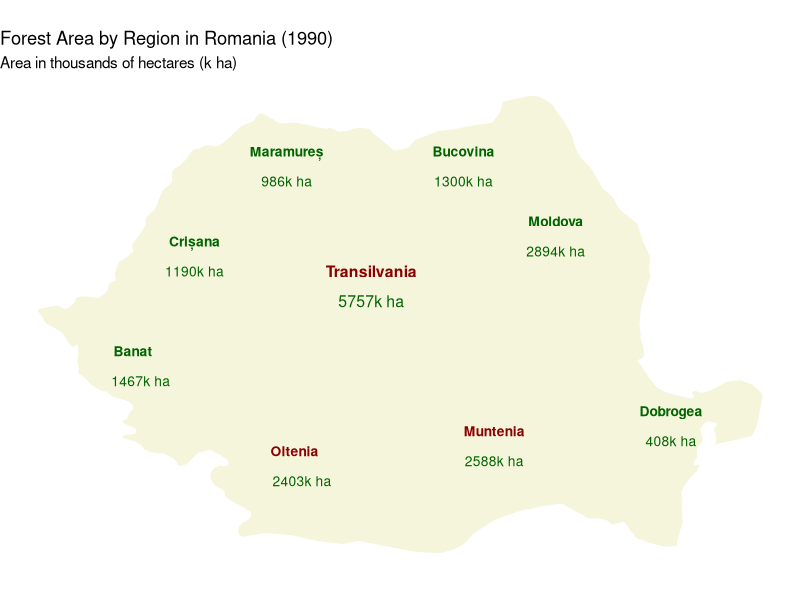
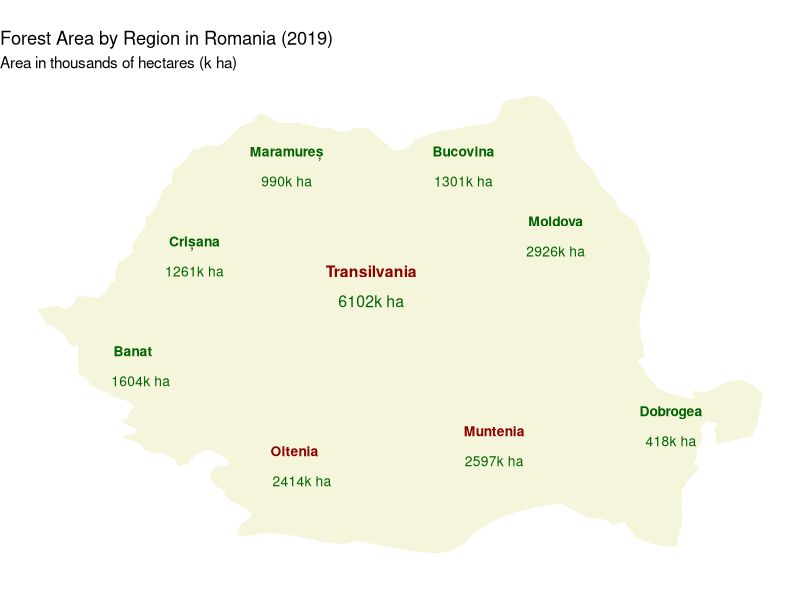
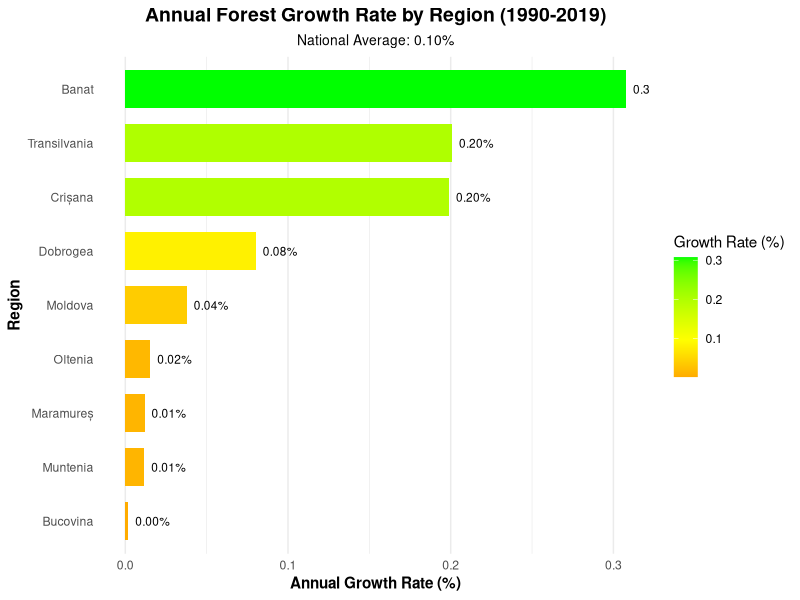
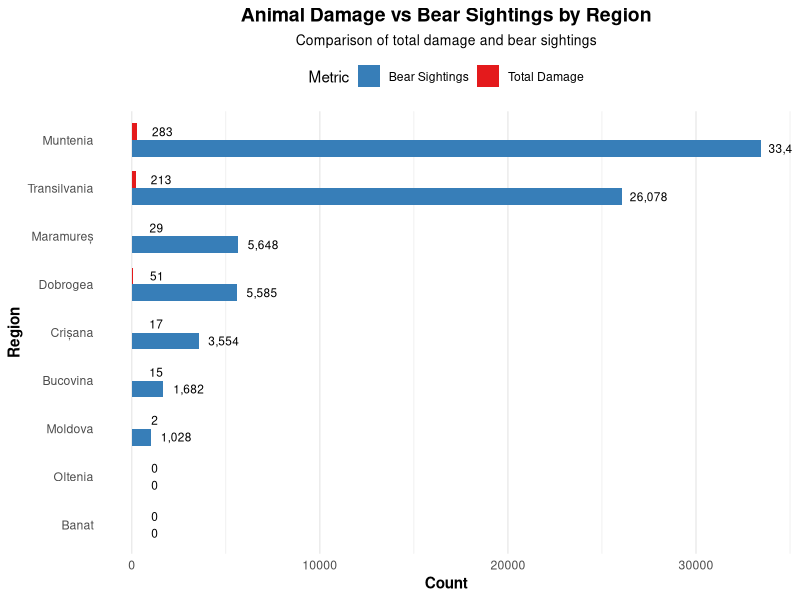
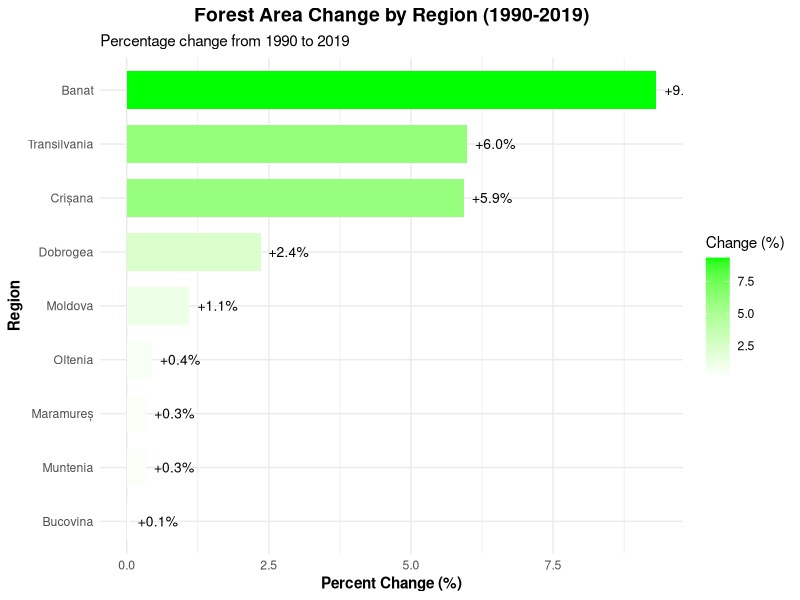
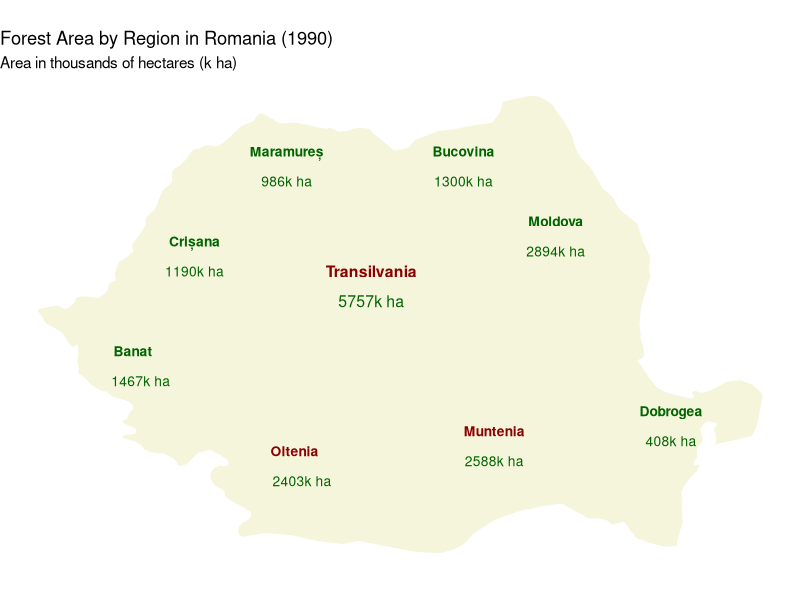
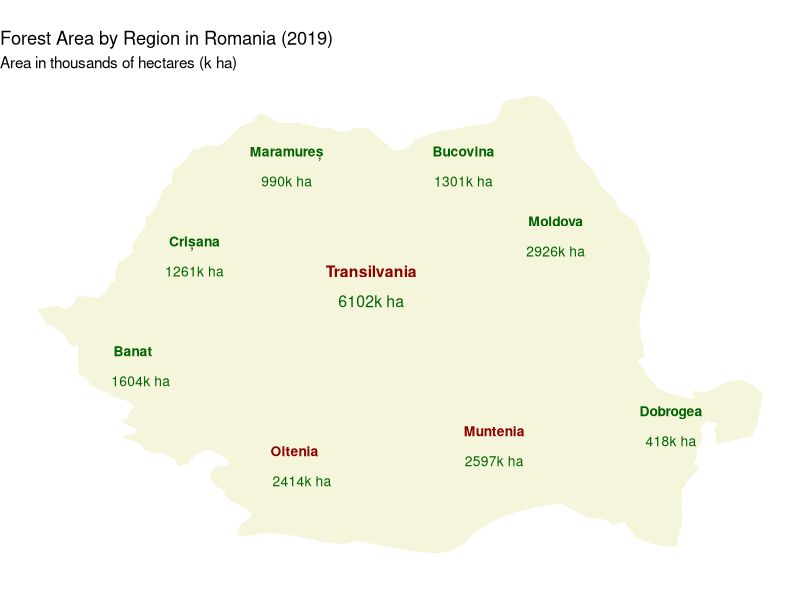
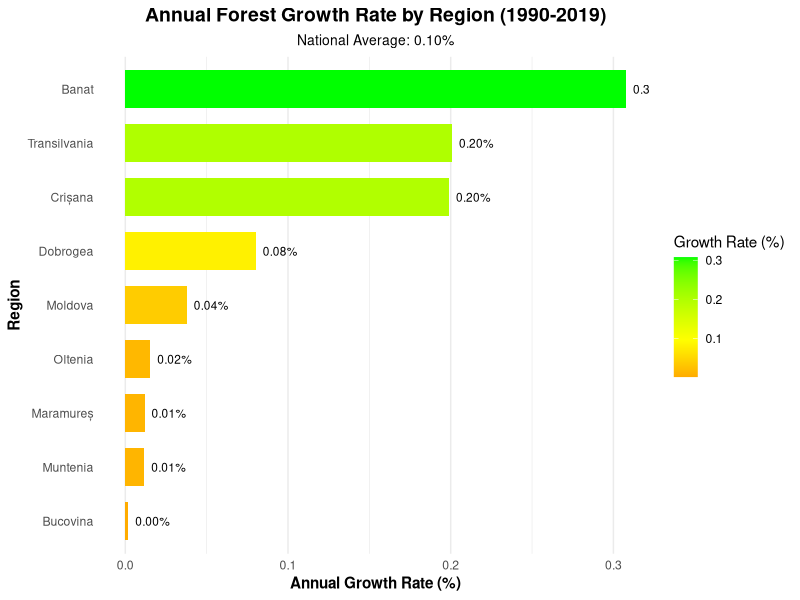

Write R code to recreate these figures, in order.
# ===========================================================================
# ROMANIAN FOREST AND BEAR CONFLICT ANALYSIS - COMPLETE SCRIPT
# ===========================================================================

cat("Loading required libraries...\n")
library(dplyr)
library(tidyr)
library(maps)
library(ggplot2)

# ===========================================================================
# SECTION 1: DATA LOADING AND PREPROCESSING
# ===========================================================================

cat("\n=== SECTION 1: LOADING AND PREPROCESSING DATA ===\n")

# Load forest data
forests <- read.csv("forest_surfaces_romania_en_1990_2019.csv")
forests$Category <- NULL
forests <- forests %>% rename(County = Region)

# Region mapping
county_to_region <- data.frame(
  County = c(
    "Alba", "Bihor", "Bistrita-Nasaud", "Brasov", "Bucuresti", "Caras-Severin", "Cluj",
    "Covasna", "Harghita", "Hunedoara", "Maramures", "Mures", "Salaj",
    "Satu Mare", "Sibiu", "Suceava", "Arad", "Timis", "Botosani", "Iasi",
    "Neamt", "Vaslui", "Bacau", "Vrancea", "Galati", "Arges", "Braila",
    "Buzau", "Calarasi", "Constanta", "Dambovita", "Dolj", "Giurgiu",
    "Gorj", "Ialomita", "Ilfov", "Mehedinti", "Olt", "Prahova", "Teleorman",
    "Tulcea", "Valcea"
  ),
  Region = c(
    "Transilvania", "Crișana", "Transilvania", "Transilvania", "Oltenia", "Banat", "Transilvania",
    "Transilvania", "Transilvania", "Transilvania", "Maramureș", "Transilvania", "Transilvania",
    "Maramureș", "Transilvania", "Bucovina", "Crișana", "Banat", "Moldova", "Moldova",
    "Moldova", "Moldova", "Moldova", "Moldova", "Moldova", "Muntenia", "Muntenia",
    "Muntenia", "Muntenia", "Dobrogea", "Muntenia", "Oltenia", "Muntenia",
    "Oltenia", "Muntenia", "Muntenia", "Oltenia", "Oltenia", "Muntenia", "Muntenia",
    "Dobrogea", "Oltenia"
  ),
  stringsAsFactors = FALSE
)

# Map counties to regions
forests_mapped <- forests %>%
  left_join(county_to_region, by = "County") %>%
  filter(!is.na(Region))

# Summarize by Year and Region
forests_mapped <- forests_mapped %>%
  group_by(Year, Region) %>%
  summarize(Value = sum(Value, na.rm = TRUE), .groups = "drop")

# Prepare data for 1990 and 2019 maps
forests_1990_area <- forests_mapped %>%
  filter(Year == 1990) %>%
  group_by(Region) %>%
  summarize(Total_Area = sum(Value), .groups = "drop") %>%
  arrange(desc(Total_Area))

forests_2019_area <- forests_mapped %>%
  filter(Year == 2019) %>%
  group_by(Region) %>%
  summarize(Total_Area = sum(Value), .groups = "drop") %>%
  arrange(desc(Total_Area))

print("1990 Forest Area by Region:")
print(forests_1990_area)

print("2019 Forest Area by Region:")
print(forests_2019_area)

cat("✓ Data preprocessing complete\n")

# ===========================================================================
# SECTION 2: FOREST GROWTH ANALYSIS
# ===========================================================================

cat("\n=== SECTION 2: FOREST GROWTH ANALYSIS ===\n")

# Create growth comparison (1990 vs 2019)
growth_comparison <- forests_mapped %>%
  filter(Year %in% c(1990, 2019)) %>%
  pivot_wider(names_from = Year, values_from = Value) %>%
  mutate(
    Absolute_Change = `2019` - `1990`,
    Percent_Change = ((`2019` - `1990`) / `1990`) * 100,
    Annual_Growth_Rate = (((`2019` / `1990`)^(1/29)) - 1) * 100
  )

# Generate summary statistics
growth_summary <- growth_comparison %>%
  summarize(
    National_Avg_Growth = mean(Annual_Growth_Rate),
    Highest_Growth = max(Annual_Growth_Rate),
    Lowest_Growth = min(Annual_Growth_Rate),
    Most_Stable = Region[which.min(abs(Annual_Growth_Rate - mean(Annual_Growth_Rate)))],
    Most_Volatile = Region[which.max(abs(Annual_Growth_Rate - mean(Annual_Growth_Rate)))]
  )

print("Growth Summary Statistics:")
print(growth_summary)

# ANOVA analysis
forests_annual_growth <- forests_mapped %>%
  group_by(Region) %>%
  mutate(Annual_Growth = (Value / lag(Value) - 1) * 100) %>%
  filter(!is.na(Annual_Growth))

anova_test <- aov(Annual_Growth ~ Region, data = forests_annual_growth)
print("ANOVA Results:")
print(summary(anova_test))

cat("✓ Forest growth analysis complete\n")

# ===========================================================================
# SECTION 3: LIVESTOCK DAMAGE ANALYSIS
# ===========================================================================

cat("\n=== SECTION 3: LIVESTOCK DAMAGE ANALYSIS ===\n")

# Load livestock data
cows <- read.csv("cows_summary_by_year_region.csv")
sheep <- read.csv("sheep_summary_by_year_region.csv")

# Merge all datasets
forests_and_bears <- forests_mapped %>%
  left_join(cows, by = c("Year", "Region")) %>%
  left_join(sheep, by = c("Year", "Region")) %>%
  replace_na(list(
    Total_Cows_Damage = 0,
    Total_Bear_Sightings = 0,
    Total_Sheep_Damage = 0,
    Bear_Sightings_Sheep = 0
  )) %>%
  group_by(Year, Region) %>%
  summarize(
    Forest_Area = sum(Value, na.rm = TRUE),
    Total_Damage = sum(Total_Cows_Damage, na.rm = TRUE) +
      sum(Total_Sheep_Damage, na.rm = TRUE),
    Total_Bear_Sightings = sum(Total_Bear_Sightings, na.rm = TRUE) +
      sum(Bear_Sightings_Sheep, na.rm = TRUE),
    .groups = "drop"
  )

# Identify worst-hit regions
worst_regions <- forests_and_bears %>%
  group_by(Region) %>%
  summarize(
    Total_Damage = sum(Total_Damage, na.rm = TRUE),
    Total_Bear_Sightings = sum(Total_Bear_Sightings, na.rm = TRUE),
    Avg_Forest_Area = mean(Forest_Area, na.rm = TRUE),
    Damage_per_Hectare = Total_Damage / Avg_Forest_Area,
    .groups = "drop"
  ) %>%
  arrange(desc(Total_Damage))

print("Worst-hit regions by total damage:")
print(worst_regions)

cat("✓ Livestock damage analysis complete\n")

# ===========================================================================
# SECTION 4: VISUALIZATION
# ===========================================================================

cat("\n=== SECTION 4: VISUALIZATION ===\n")

# Load map data for Romania
world_map <- map_data("world")
romania <- world_map %>% filter(region == "Romania")

# ===========================================================================
# SUB-SECTION 4.1: FOREST MAP VISUALIZATIONS
# ===========================================================================

cat("Creating forest area maps...\n")

# Function to create forest area maps
create_forest_map <- function(data, year_label) {
  
  # Helper function to safely get region value
  get_region_value <- function(region_name) {
    value <- data$Total_Area[data$Region == region_name]
    if (length(value) == 0) {
      return("N/A")
    } else {
      return(paste0(round(value, 0), "k ha"))
    }
  }
  
  ggplot() +
    geom_polygon(data = romania, aes(x = long, y = lat, group = group),
                 fill = "beige", color = "white") +
    # Transilvania
    annotate("text", x = 24.6, y = 46.5, label = "Transilvania",
             size = 4, fontface = "bold", color = "darkred") +
    annotate("text", x = 24.6, y = 46.2,
             label = get_region_value("Transilvania"),
             size = 4, color = "darkgreen") +
    # Maramureș
    annotate("text", x = 23.5, y = 47.7, label = "Maramureș",
             size = 3.5, color = "darkgreen", fontface = "bold") +
    annotate("text", x = 23.5, y = 47.4,
             label = get_region_value("Maramureș"),
             size = 3.5, color = "darkgreen") +
    # Moldova
    annotate("text", x = 27.0, y = 47.0, label = "Moldova",
             size = 3.5, fontface = "bold", color = "darkgreen") +
    annotate("text", x = 27.0, y = 46.7,
             label = get_region_value("Moldova"),
             size = 3.5, color = "darkgreen") +
    # Bucovina
    annotate("text", x = 25.8, y = 47.7, label = "Bucovina",
             size = 3.5, fontface = "bold", color = "darkgreen") +
    annotate("text", x = 25.8, y = 47.4,
             label = get_region_value("Bucovina"),
             size = 3.5, color = "darkgreen") +
    # Muntenia
    annotate("text", x = 26.2, y = 44.9, label = "Muntenia",
             size = 3.5, fontface = "bold", color = "darkred") +
    annotate("text", x = 26.2, y = 44.6,
             label = get_region_value("Muntenia"),
             size = 3.5, color = "darkgreen") +
    # Oltenia
    annotate("text", x = 23.6, y = 44.7, label = "Oltenia",
             size = 3.5, fontface = "bold", color = "darkred") +
    annotate("text", x = 23.7, y = 44.4,
             label = get_region_value("Oltenia"),
             size = 3.5, color = "darkgreen") +
    # Banat
    annotate("text", x = 21.5, y = 45.7, label = "Banat",
             size = 3.5, fontface = "bold", color = "darkgreen") +
    annotate("text", x = 21.6, y = 45.4,
             label = get_region_value("Banat"),
             size = 3.5, color = "darkgreen") +
    # Dobrogea
    annotate("text", x = 28.5, y = 45.1, label = "Dobrogea",
             size = 3.5, fontface = "bold", color = "darkgreen") +
    annotate("text", x = 28.5, y = 44.8,
             label = get_region_value("Dobrogea"),
             size = 3.5, color = "darkgreen") +
    # Crișana
    annotate("text", x = 22.3, y = 46.8, label = "Crișana",
             size = 3.5, fontface = "bold", color = "darkgreen") +
    annotate("text", x = 22.3, y = 46.5,
             label = get_region_value("Crișana"),
             size = 3.5, color = "darkgreen") +
    coord_fixed(1.3) +
    labs(title = paste0("Forest Area by Region in Romania (", year_label, ")"),
         subtitle = "Area in thousands of hectares (k ha)") +
    theme_void()
}

# Create and display forest maps
map_1990 <- create_forest_map(forests_1990_area, "1990")
map_2019 <- create_forest_map(forests_2019_area, "2019")

cat("Displaying 1990 forest map...\n")
print(map_1990)

cat("Displaying 2019 forest map...\n")
print(map_2019)

# ===========================================================================
# SUB-SECTION 4.2: BAR CHART VISUALIZATIONS
# ===========================================================================

cat("Creating statistical charts...\n")

# 1. Forest growth bar chart
p1 <- ggplot(growth_comparison, aes(x = reorder(Region, Annual_Growth_Rate),
                                    y = Annual_Growth_Rate,
                                    fill = Annual_Growth_Rate)) +
  geom_bar(stat = "identity", width = 0.7) +
  geom_text(aes(label = sprintf("%.2f%%", Annual_Growth_Rate)),
            hjust = ifelse(growth_comparison$Percent_Change >= 0, -0.2, 1.2),
            size = 3) +
  scale_fill_gradient2(low = "red", mid = "yellow", high = "green",
                       midpoint = mean(growth_comparison$Annual_Growth_Rate),
                       name = "Growth Rate (%)") +
  coord_flip() +
  labs(
    title = "Annual Forest Growth Rate by Region (1990-2019)",
    subtitle = paste("National Average:",
                     sprintf("%.2f%%", mean(growth_comparison$Annual_Growth_Rate))),
    x = "Region",
    y = "Annual Growth Rate (%)"
  ) +
  theme_minimal() +
  theme(
    plot.title = element_text(face = "bold", size = 14, hjust = 0.5),
    plot.subtitle = element_text(size = 10, hjust = 0.5),
    axis.title = element_text(face = "bold"),
    legend.position = "right",
    panel.grid.major.y = element_blank(),
    panel.grid.minor.y = element_blank()
  )

cat("Displaying forest growth bar chart...\n")
print(p1)

# 2. Damage vs Sightings bar chart
comparison_data <- worst_regions %>%
  select(Region, Total_Damage, Total_Bear_Sightings) %>%
  pivot_longer(
    cols = c(Total_Damage, Total_Bear_Sightings),
    names_to = "Metric",
    values_to = "Value"
  ) %>%
  mutate(
    Metric = case_when(
      Metric == "Total_Damage" ~ "Total Damage",
      Metric == "Total_Bear_Sightings" ~ "Bear Sightings",
      TRUE ~ Metric
    )
  )

p2 <- ggplot(comparison_data, aes(x = reorder(Region, Value),
                                  y = Value,
                                  fill = Metric)) +
  geom_bar(stat = "identity", position = "dodge", width = 0.7) +
  geom_text(aes(label = format(round(Value, 0), big.mark = ",")),
            position = position_dodge(width = 0.7),
            hjust = -0.2, size = 3, color = "black") +
  scale_fill_manual(values = c("Total Damage" = "#E41A1C",
                               "Bear Sightings" = "#377EB8")) +
  coord_flip() +
  labs(
    title = "Animal Damage vs Bear Sightings by Region",
    subtitle = "Comparison of total damage and bear sightings",
    x = "Region",
    y = "Count",
    fill = "Metric"
  ) +
  theme_minimal() +
  theme(
    plot.title = element_text(face = "bold", size = 14, hjust = 0.5),
    plot.subtitle = element_text(size = 10, hjust = 0.5),
    axis.title = element_text(face = "bold"),
    legend.position = "top",
    panel.grid.major.y = element_blank(),
    panel.grid.minor.y = element_blank()
  )

cat("Displaying damage vs sightings bar chart...\n")
print(p2)

# ===========================================================================
# SUB-SECTION 4.3: ADDITIONAL VISUALIZATIONS
# ===========================================================================

cat("Creating additional visualizations...\n")

# 3. Forest Area Change Visualization
p3 <- ggplot(growth_comparison, aes(x = reorder(Region, Percent_Change),
                                    y = Percent_Change,
                                    fill = Percent_Change)) +
  geom_bar(stat = "identity", width = 0.7) +
  geom_text(aes(label = sprintf("%+.1f%%", Percent_Change)),
            hjust = ifelse(growth_comparison$Percent_Change >= 0, -0.2, 1.2),
            size = 3.5) +
  scale_fill_gradient2(low = "red", mid = "white", high = "green",
                       midpoint = 0, name = "Change (%)") +
  coord_flip() +
  labs(
    title = "Forest Area Change by Region (1990-2019)",
    subtitle = "Percentage change from 1990 to 2019",
    x = "Region",
    y = "Percent Change (%)"
  ) +
  theme_minimal() +
  theme(
    plot.title = element_text(face = "bold", size = 14, hjust = 0.5),
    axis.title = element_text(face = "bold")
  )

print(p3)


cat("✓ All visualizations complete\n")

# ===========================================================================
# SECTION 5: REPORT GENERATION (Console Output)
# ===========================================================================

cat("\n=== SECTION 5: GENERATING REPORTS ===\n")

# Create summary report in console
report_content <- capture.output({
  cat("\n" , strrep("=", 60), "\n", sep="")
  cat("ANALYSIS SUMMARY REPORT\n")
  cat(strrep("=", 60), "\n\n")
  
  cat("1. FOREST GROWTH (1990-2019)\n")
  cat("National Average:", sprintf("%.2f%%", mean(growth_comparison$Annual_Growth_Rate)), "\n")
  cat("Highest Growth:", growth_comparison$Region[which.max(growth_comparison$Annual_Growth_Rate)],
      " (", sprintf("%.2f%%", max(growth_comparison$Annual_Growth_Rate)), ")\n")
  cat("Lowest Growth:", growth_comparison$Region[which.min(growth_comparison$Annual_Growth_Rate)],
      " (", sprintf("%.2f%%", min(growth_comparison$Annual_Growth_Rate)), ")\n\n")
  
  cat("2. ANIMAL DAMAGE\n")
  cat("Total Damage:", format(sum(worst_regions$Total_Damage), big.mark = ","), "\n")
  cat("Total Bear Sightings:", format(sum(worst_regions$Total_Bear_Sightings), big.mark = ","), "\n\n")
  
  cat("3. REGIONAL HOTSPOTS (Top 3)\n")
  for(i in 1:3) {
    cat(" ", i, ". ", worst_regions$Region[i], ": ",
        format(worst_regions$Total_Damage[i], big.mark = ","),
        " incidents (", round(worst_regions$Damage_per_Hectare[i], 3), " per hectare)\n", sep = "")
  }
  cat("\n")
  
  cat("4. FOREST AREA COMPARISON (1990 vs 2019)\n")
  largest_1990 <- forests_1990_area %>% arrange(desc(Total_Area)) %>% slice(1)
  largest_2019 <- forests_2019_area %>% arrange(desc(Total_Area)) %>% slice(1)
  cat("Largest forest area in 1990: ", largest_1990$Region, " (", largest_1990$Total_Area, "k ha)\n", sep = "")
  cat("Largest forest area in 2019: ", largest_2019$Region, " (", largest_2019$Total_Area, "k ha)\n\n")
  
  cat("5. POLICY RECOMMENDATIONS\n")
  cat("High Priority (Top 3 damage): ", paste(worst_regions$Region[1:3], collapse = ", "), "\n")
  cat("Medium Priority (Next 3): ", paste(worst_regions$Region[4:6], collapse = ", "), "\n")
  cat("Low Priority (Remaining): ", paste(worst_regions$Region[7:9], collapse = ", "), "\n\n")
  
  cat("6. VISUALIZATIONS GENERATED\n")
  cat("• Forest area maps for 1990 and 2019\n")
  cat("• Annual forest growth rate bar chart\n")
  cat("• Animal damage vs bear sightings comparison\n")
  cat("• Forest area change visualization\n")
  cat("• Damage per hectare intensity chart\n\n")
  
  cat(strrep("=", 60), "\n")
  cat("ANALYSIS COMPLETED SUCCESSFULLY\n")
  cat(strrep("=", 60), "\n")
  
  cat("\n✓ All analysis complete!\n")
  cat("\nSUMMARY OF OUTPUTS:\n")
  cat("1. Statistical Analysis: Growth rates, ANOVA, damage statistics\n")
  cat("2. Geospatial Visualizations: Forest area maps for 1990 and 2019\n")
  cat("3. Statistical Charts: Bar charts showing trends and comparisons\n")
  cat("4. Comprehensive Report: Regional analysis and policy recommendations\n")
})
print(report_content) # Print the report to console as before

# ===========================================================================
# SECTION 6: SETUP FOLDERS
# ===========================================================================

cat("\n=== SECTION 6: SETTING UP OUTPUT FOLDERS ===\n")

# Define base and subdirectories
base_dir <- "outputs"
data_dir <- paste0(base_dir, "/data")
visuals_dir <- paste0(base_dir, "/visuals")
reports_dir <- paste0(base_dir, "/reports")

# Create directories recursively (if they don't exist)
dir.create(data_dir, recursive = TRUE, showWarnings = FALSE)
dir.create(visuals_dir, recursive = TRUE, showWarnings = FALSE)
dir.create(reports_dir, recursive = TRUE, showWarnings = FALSE)

cat("✓ Output folders created: 'outputs/data', 'outputs/visuals', 'outputs/reports'\n")

# ===========================================================================
# SECTION 7: SAVING STATISTICAL OUTPUTS (DATA)
# ===========================================================================

cat("\n=== SECTION 7: SAVING STATISTICAL OUTPUTS ===\n")

# Save tables as CSV files
write.csv(forests_1990_area, paste0(data_dir, "/forest_area_1990.csv"), row.names = FALSE)
write.csv(forests_2019_area, paste0(data_dir, "/forest_area_2019.csv"), row.names = FALSE)
write.csv(growth_comparison, paste0(data_dir, "/regional_growth_comparison.csv"), row.names = FALSE)
write.csv(growth_summary, paste0(data_dir, "/national_growth_summary.csv"), row.names = FALSE)
write.csv(worst_regions, paste0(data_dir, "/bear_conflict_worst_regions.csv"), row.names = FALSE)

# Save ANOVA results (captured from print output)
capture.output(summary(anova_test), file = paste0(data_dir, "/anova_results.txt"))

cat("✓ Statistical tables and ANOVA results saved to 'outputs/data/'\n")

# ===========================================================================
# SECTION 8: SAVING VISUALIZATIONS AND REPORTS
# ===========================================================================

cat("\n=== SECTION 8: SAVING VISUALIZATIONS AND REPORTS ===\n")

# Save Maps
ggsave(filename = paste0(visuals_dir, "/map_forest_area_1990.png"), plot = map_1990, 
       width = 8, height = 7, units = "in", dpi = 300)
ggsave(filename = paste0(visuals_dir, "/map_forest_area_2019.png"), plot = map_2019, 
       width = 8, height = 7, units = "in", dpi = 300)

# Save Bar Charts
ggsave(filename = paste0(visuals_dir, "/chart_annual_growth_rate.png"), plot = p1, 
       width = 10, height = 6, units = "in", dpi = 300)
ggsave(filename = paste0(visuals_dir, "/chart_damage_vs_sightings.png"), plot = p2, 
       width = 10, height = 6, units = "in", dpi = 300)
ggsave(filename = paste0(visuals_dir, "/chart_percent_change.png"), plot = p3, 
       width = 10, height = 6, units = "in", dpi = 300)

# Write the captured report content to a text file in the reports directory
writeLines(report_content, paste0(reports_dir, "/analysis_summary_report.txt"))

cat("✓ All visualizations saved to 'outputs/visuals/'\n")
cat("✓ Summary report saved to 'outputs/reports/analysis_summary_report.txt'\n")
cat("\nFinal script execution complete. Check the 'outputs' folder for results.\n")